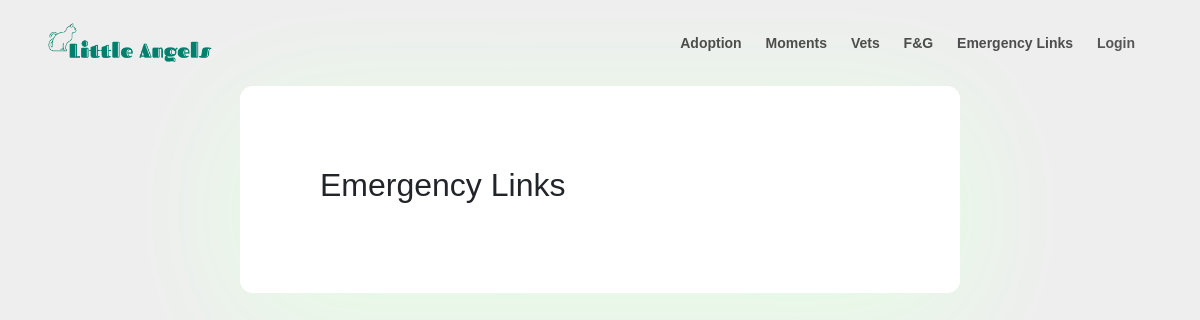
Before: /emergency/ with the older database file.
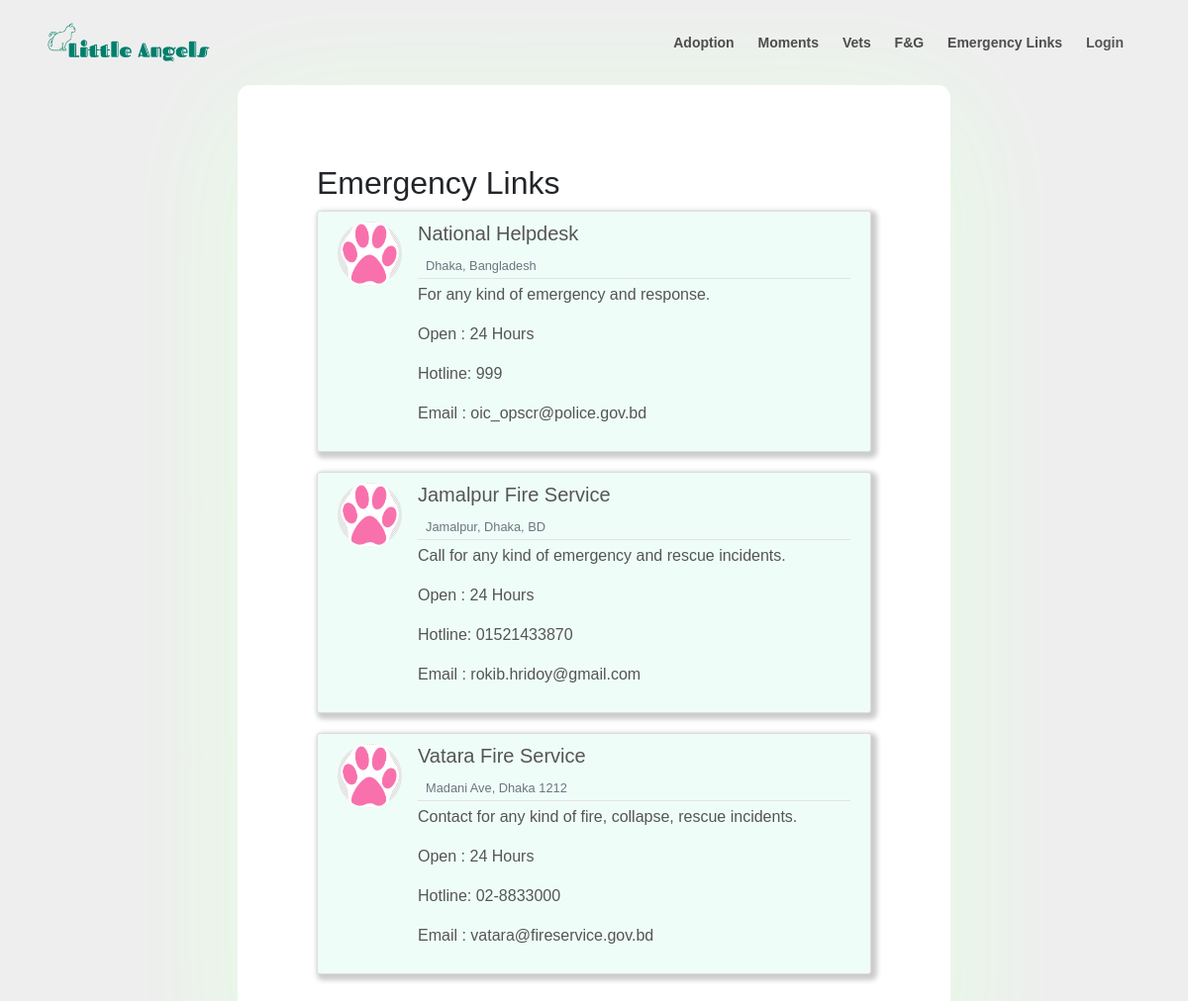
After: the same page with the newer database file.
### emergency/models.py (models this page shows, shortened)
class EmergencyLink(models.Model):
    title = models.CharField(max_length=30)
    content = models.TextField()
    location = models.CharField(max_length=50)
    work_hours = models.CharField(max_length=20)
    phone = models.CharField(max_length=11)
    email = models.EmailField()
    image = models.ImageField(default='default_emergency.png', upload_to='emergency_pics')

### emergency/views.py (the view)
# urls.py: path('', PostListView.as_view(), name='adoption'),
class PostListView(ListView):
    model = EmergencyLink
    template_name = 'emergency/emergency.html'
    context_object_name = 'posts'
    ordering = ['location']
    paginate_by = 5

### emergency/templates/emergency/emergency.html (shortened to what this page needs)
{% extends 'home/base.html' %}
{% block content %}
<div class="boss">
    <div class="blog-post">
        <div>
            <h2>Emergency Links<h2>
        </div>
        {% for p in posts %}
            <article class="media content-section">
                <img class="rounded-circle article-img" width="50px" src="{{p.image.url}}" alt="">
                <div class="media-body">
                <div class="article-metadata">
                    <a class="mr-2" href="#"><h5>{{ p.title }}</h5></a>
                    <small class="text-muted">{{ p.location}}</small>
                </div>
                <p class="article-content">{{ p.content }}</p>
                <p class="article-content">Open : {{ p.work_hours }}</p>
                <p class="article-content">Hotline: {{ p.phone }}</p>
                <p class="article-content">Email : {{ p.email }}</p>
                </div>
            </article>
        {%endfor %}
    </div>
</div>
{% endblock content %}

### home/templates/home/base.html (shortened to what this page needs)
{% load static %}
<!DOCTYPE html>
<html lang="en">
<head>
    <link rel="stylesheet" href="https://maxcdn.bootstrapcdn.com/bootstrap/4.0.0/css/bootstrap.min.css">
    <link rel="stylesheet" href="https://stackpath.bootstrapcdn.com/font-awesome/4.7.0/css/font-awesome.min.css">
    <link rel="stylesheet" href="https://cdnjs.cloudflare.com/ajax/libs/OwlCarousel2/2.3.4/assets/owl.carousel.min.css">
    <link rel="stylesheet" type="text/css" href="{% static 'home/main.css' %}">
    <link rel="stylesheet" type="text/css" href="{% static 'home/style-details.css' %}">
</head>
<body>
    <div class="container">
        <div class="navbar">
            <div class="logo">
                <a href="{% url 'home' %}"><img src="{% static 'home/images/logo.png' %}" padding-top="10" width="170px"></a>
            </div>
            <nav>
                <ul id="MenuItems">
                    <li class="underline"><a style="color: rgb(77, 77, 77); text-decoration: none;" href="{% url 'adoption' %}">Adoption</a>
                    </li>
                    <li class="underline"><a style="color: rgb(77, 77, 77); text-decoration: none;" href="{% url 'feed' %}">Moments</a></li>
                    <li class="underline"><a style="color: rgb(77, 77, 77); text-decoration: none;" href="{% url 'vet' %}">Vets</a></li>
                    <li class="underline"><a style="color: rgb(77, 77, 77); text-decoration: none;" href="{% url 'food' %}">F&G</a></li>
                    <li class="underline"><a style="color: rgb(77, 77, 77); text-decoration: none;" href="{% url 'emergency' %}">Emergency Links</a></li>
                    {% if user.is_authenticated %}
                        {% block create_post %} {% endblock %}
                            <li class="underline">
                                <a class="nav-item nav-link mt-1" style="color: lightgray" title="Profile" href="{% url 'profile' %}">
                                    <img  width="27" height="27" style="border-radius:50%"  src="{{user.profile.image.url}}" alt="">
                                </a>
                                <div class="sub-menu">
                                    <ul>
                                        <li><a style="color: rgb(126, 27, 27); text-decoration: none;" href="{% url 'logout' %}">Logout</a></li>
                                    </ul>
                                </div>
                            </li>
                    {% else %}
                    <li>
                        <a class="btnn" href="{% url 'login' %}">Login</a>
                      </li>
                {% endif %}
                </ul>
            </nav>
        </div>
    </div>
    {% block content %} {% endblock %}
</body>
</html>

### home/static/home/main.css (style rules this page uses)
.content-section { background: #effdf9; padding: 10px 20px; border: 1px solid #dddddd; border-radius: 3px; margin-bottom: 20px; position: relative; margin-left: auto; margin-right: auto; box-shadow: 3px 3px 5px 3px #ccc;; }
.article-content { white-space: pre-line; }
.article-img { height: 65px; width: 65px; margin-right: 16px; }
.article-metadata { padding-bottom: 1px; margin-bottom: 4px; border-bottom: 1px solid #e3e3e3 }

### home/static/home/style-details.css (style rules this page uses)
* { margin: 0; padding: 0; box-sizing: border-box; }
body { font-family: Helvetica, sans-serif; width: 100%; height: 100vh; background-color: #eee; }
.navbar { display: flex; align-items: center; padding: 20px; }
nav { flex: 1; text-align: right; font-size: 14px; }
nav ul { display: inline-block; list-style-type: none; }
nav ul li { display: inline-block; margin-right: 20px; font-weight: bold; position: relative; }
a { text-decoration: none; color: #555; }
p { color: #555; }
.container { max-width: 1400px; margin: auto; padding-left: 25px; padding-right: 25px; }
.blog-post { width: 60%; max-width: 98rem; padding: 5rem; background-color: #fff; box-shadow: 0 1.4rem 8rem #e5ffe5; display: block; align-items: center; justify-content: center; border-radius: 0.8rem; margin-left: auto; margin-right: auto; margin-bottom: 15px; height: auto; }
.boss { padding-bottom: 0.1px; }

Changed rows visible on the page:
added EmergencyLink: image (placeholder picture), title "National Helpdesk", location "Dhaka, Bangladesh", content "For any kind of emergency and response.", work_hours "24 Hours", phone "999", email "oic_opscr@police.gov.bd"
added EmergencyLink: image (placeholder picture), title "Jamalpur Fire Service", location "Jamalpur, Dhaka, BD", content "Call for any kind of emergency and rescue incidents.", work_hours "24 Hours", phone "01521433870", email "rokib.hridoy@gmail.com"
added EmergencyLink: image (placeholder picture), title "Vatara Fire Service", location "Madani Ave, Dhaka 1212", content "Contact for any kind of fire, collapse, rescue incidents.", work_hours "24 Hours", phone "02-8833000", email "vatara@fireservice.gov.bd"
